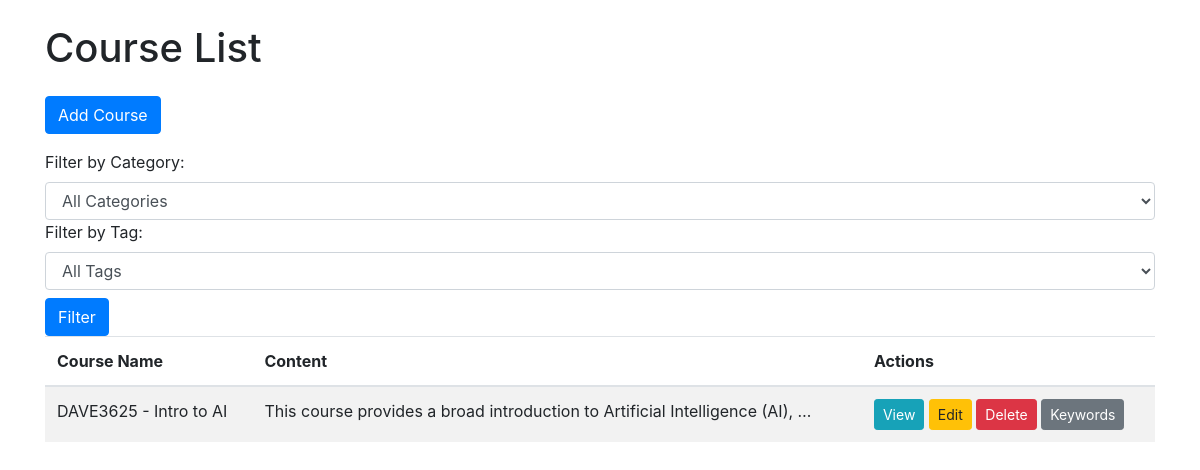
The page / on the database its author committed.
### courses/models.py (models this page shows, shortened)
class Course(models.Model):
    name = models.CharField(max_length=200)
    content = models.TextField()
    categories = models.ManyToManyField(Category, blank=True)  # Kategorileri ilişkilendirdik
    tags = models.ManyToManyField(Tag, blank=True)  # Etiketleri ilişkilendirdik
    learned = models.TextField(blank=True, null=True)
    images = models.ImageField(upload_to='course_images/', blank=True, null=True)

### courses/views.py (the view)
# urls.py: path('', views.index, name='index'),  # Kurs listesi (index sayfası)
def index(request):
    courses = Course.objects.all()
    categories = Category.objects.all()
    tags = Tag.objects.all()
    category_id = request.GET.get('category')
    tag_id = request.GET.get('tag')
    if category_id:
        courses = courses.filter(categories__id=category_id)
    if tag_id:
        courses = courses.filter(tags__id=tag_id)
    return render(request, 'courses/index.html', {'courses': courses, 'categories': categories, 'tags': tags})

### courses/templates/courses/index.html (shortened to what this page needs)
{% extends "base.html" %}
{% block content %}
    <h1 class="my-4">Course List</h1>
    <a href="{% url 'course_create' %}" class="btn btn-primary mb-3">Add Course</a>
<form method="get">
    <label for="category">Filter by Category:</label>
    <select name="category" id="category" class="form-control">
        <option value="">All Categories</option>
    </select>
    <label for="tag">Filter by Tag:</label>
    <select name="tag" id="tag" class="form-control">
        <option value="">All Tags</option>
    </select>
    <button type="submit" class="btn btn-primary mt-2">Filter</button>
</form>
    <table class="table table-striped">
        <thead>
            <tr>
                <th scope="col">Course Name</th>
                <th scope="col">Content</th>
                <th scope="col">Actions</th>
            </tr>
        </thead>
        <tbody>
            {% for course in courses %}
            <tr>
                <td>{{ course.name }}</td>
                <td>{{ course.content|truncatewords:10 }}</td>
                <td>
                    <a href="{% url 'course_detail' course.id %}" class="btn btn-info btn-sm">View</a>
                    <a href="{% url 'course_edit' course.id %}" class="btn btn-warning btn-sm">Edit</a>
                    <a href="{% url 'course_delete' course.id %}" class="btn btn-danger btn-sm">Delete</a>
                    <a href="{% url 'keyword_list' %}?course={{ course.id }}" class="btn btn-secondary btn-sm">Keywords</a>
                </td>
            </tr>
            {% empty %}
            <tr>
                <td colspan="3">No courses available.</td>
            </tr>
            {% endfor %}
        </tbody>
    </table>
{% endblock %}

### rows shown on the page
Course: name "DAVE3625 - Intro to AI", content "This course provides a broad introduction to Artificial Intelligence (AI), …"
